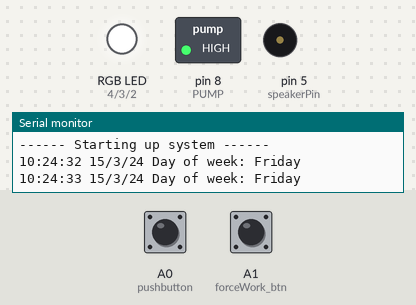
A sketch run on a simulated Arduino Uno, built with avr-gcc and run on an emulated ATmega328P. Shown: switched loads named in the sketch (green lamp = pin HIGH), an RGB LED mixed from three pins (HIGH = lit), buzzer (waves = sounding), the last lines printed to the serial monitor. Wiring (inferred from the names in the program): DS3231 clock at I2C address 0x68. Inputs (shaded band) come from the test bench; at power-on: A1 (forceWork_btn) HIGH, A0 (pushbutton) HIGH. The local clock reads 2024-03-15 10:24:30 at power-on unless the sketch sets it.

Above: at 4.0 s.
4.1 s: A1 (forceWork_btn) pulled LOW for 1.4 s
At 6.5 s:
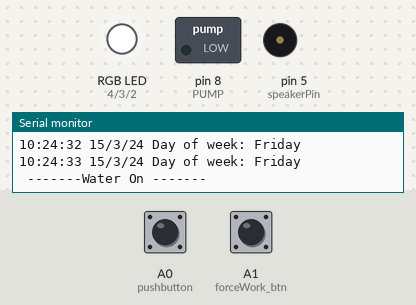
12.7 s: A1 (forceWork_btn) pulled LOW for 3.2 s
At 18.8 s:
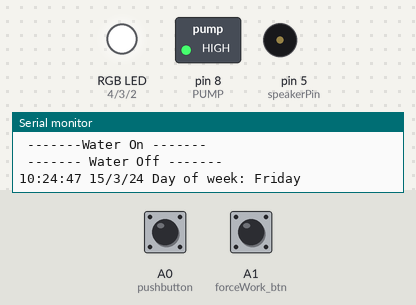
Timing chart, 0 to 20.3 s (numbered marks = the images above; inputs shaded):
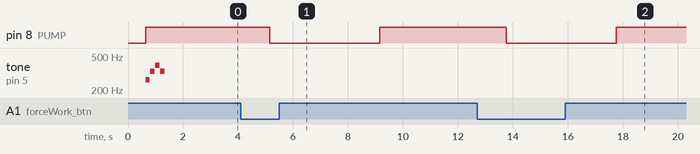

Measured:
- after the input at 4.1 s, pin 8 (PUMP): HIGH → LOW after 1.1 s, → HIGH 4.0 s later
- after the input at 12.7 s, pin 8 (PUMP): HIGH → LOW after 1.1 s, → HIGH 4.0 s later

The sketch:

main.ino
```cpp
#include <Wire.h>
#include <DHT.h>
#include <EEPROM.h>
#include <Adafruit_Sensor.h>

int pushbutton = A0;
int forceWork_btn = A1;
int speakerPin = 5;

//  Main Led Infdi
int red_light_pin= 4;
int green_light_pin = 3;
int blue_light_pin = 2;

//  Methods extern from other classes
extern void checkTemperature();
extern void initDHT();
extern void initPump();
extern void forcePump();
extern void RGB_color();
extern void initTimer();
extern void getTimer();
extern void StartEnconderSond();
extern void onSong();

long baseDELAY = 150;
long dhtDELAY = 10000;
String CONTROL_PUMP;
long current_DHT_DELAY = 0;

//  Mode vars
int mode = 0;
int stage01 = 0;
int stage02 = 1;
int stage03 = 2;

void setup() {
  Serial.begin(9600); //  Serial Communication is starting with 9600 of baudrate speed

  Serial.println("------ Garden Sprinkler");
  Serial.println("------ By Kaua Vitorio");
  Serial.println("------ Github: https://github.com/Kauavitorio");
  Serial.println("------ DHT11 Humidity & temperature Sensor");
  Serial.println("------ Relé 1 Canal 5v");
  Serial.println("------ Starting up system ------\n\n");

  initDHT();
  initPump();
  initTimer();
  StartEnconderSond();

  pinMode(pushbutton, INPUT_PULLUP); // sets the mode change button pin
  pinMode(forceWork_btn, INPUT_PULLUP); // sets the pin of the push button to irrigate
  pinMode(red_light_pin, OUTPUT);
  pinMode(green_light_pin, OUTPUT);
  pinMode(blue_light_pin, OUTPUT);

  mode = EEPROM.read("modeTAG_Log");

  RGB_color(255, 255, 255); // White
  onSong();

  delay(1500);

  checkMode();

}

void loop() {

  if (digitalRead(pushbutton) == LOW) // If the mode button is pressed
  {
    if(mode == stage01){
      mode = stage02;
    }else if(mode == stage02){
      mode = stage03;
    }else if(mode == stage03){
      mode = stage01;
    }
    Serial.println("------ Change Mode ------");

    EEPROM.write("modeTAG_Log", mode);
    checkMode();

    beep(speakerPin, 880, 100);
    delay(50);
  }

  if (digitalRead(forceWork_btn) == LOW) // If the force pump button is pressed
  {
    forcePump();
  }

  if(current_DHT_DELAY >= dhtDELAY){
    current_DHT_DELAY = 0;
    checkTemperature();
  }else current_DHT_DELAY = current_DHT_DELAY + (5 + baseDELAY);

    getTimer();

   // Wait a few seconds between measurements:
   delay(baseDELAY);

}

void checkMode(){
  if(mode == stage01){
    RGB_color(0, 255, 0); // Green
  }else if(mode == stage02){
    RGB_color(0, 0, 255); // Blue
  }else if(mode == stage03){
    RGB_color(255, 0, 0); // Red
  }
}
```

DHT_Sensor.ino
```cpp
// Set DHT pin:
#define DHTPIN A3

// Set DHT type, uncomment whatever type you're using!
#define DHTTYPE DHT11   // DHT 11

// Initialize DHT sensor for normal 16mhz Arduino:
DHT dht = DHT(DHTPIN, DHTTYPE);

void initDHT(){
  // Setup sensor:
  dht.begin();
}

void checkTemperature(){
  // Sensor readings may also be up to 2 seconds 'old' (its a very slow sensor)
  // Read the humidity in %:
  float h = dht.readHumidity();
  // Read the temperature as Celsius:
  float t = dht.readTemperature();
  // Read the temperature as Fahrenheit:
  float f = dht.readTemperature(true);
  // Check if any reads failed and exit early (to try again):
  if (isnan(h) || isnan(t) || isnan(f)) {
    Serial.println("Failed to read from DHT sensor!");
    return;
  }
  // Compute heat index in Fahrenheit (default):
  float hif = dht.computeHeatIndex(f, h);
  // Compute heat index in Celsius:
  float hic = dht.computeHeatIndex(t, h, false);
  Serial.print("Humidity: ");
  Serial.print(h);
  Serial.print(" % ");
  Serial.print("Temperature: ");
  Serial.print(t);
  Serial.print(" \xC2\xB0");
  Serial.print("C | ");
  Serial.print(f);
  Serial.print(" \xC2\xB0");
  Serial.print("F ");
  Serial.print("Heat index: ");
  Serial.print(hic);
  Serial.print(" \xC2\xB0");
  Serial.print("C | ");
  Serial.print(hif);
  Serial.print(" \xC2\xB0");
  Serial.println("F");
}
```

Pump.ino
```cpp
#define PUMP 8
#define WaterLevelSensor A2


void initPump(){
  pinMode(PUMP, OUTPUT);

  digitalWrite(PUMP, LOW);
  delay(500);
  digitalWrite(PUMP, HIGH);
}

void forcePump(){
  Serial.println(" -------Water On ------- ");
  digitalWrite(PUMP, LOW);
  delay(4000);
  digitalWrite(PUMP, HIGH);
  Serial.println(" ------- Water Off ------- ");
}
```

RGB_Light.ino
```cpp
void RGB_color(int red_light_value, int green_light_value, int blue_light_value)
 {
  analogWrite(red_light_pin, red_light_value);
  analogWrite(green_light_pin, green_light_value);
  analogWrite(blue_light_pin, blue_light_value);
}
```

buzzer.ino
```cpp
// (licence header left out)
#define NOTE_B0  31
#define NOTE_C1  33
#define NOTE_CS1 35
#define NOTE_D1  37
#define NOTE_DS1 39
#define NOTE_E1  41
#define NOTE_F1  44
#define NOTE_FS1 46
#define NOTE_G1  49
#define NOTE_GS1 52
#define NOTE_A1  55
#define NOTE_AS1 58
#define NOTE_B1  62
#define NOTE_C2  65
#define NOTE_CS2 69
#define NOTE_D2  73
#define NOTE_DS2 78
#define NOTE_E2  82
#define NOTE_F2  87
#define NOTE_FS2 93
#define NOTE_G2  98
#define NOTE_GS2 104
#define NOTE_A2  110
#define NOTE_AS2 117
#define NOTE_B2  123
#define NOTE_C3  131
#define NOTE_CS3 139
#define NOTE_D3  147
#define NOTE_DS3 156
#define NOTE_E3  165
#define NOTE_F3  175
#define NOTE_FS3 185
#define NOTE_G3  196
#define NOTE_GS3 208
#define NOTE_A3  220
#define NOTE_AS3 233
#define NOTE_B3  247
#define NOTE_C4  262
#define NOTE_CS4 277
#define NOTE_D4  294
#define NOTE_DS4 311
#define NOTE_E4  330
#define NOTE_F4  349
#define NOTE_FS4 370
#define NOTE_G4  392
#define NOTE_GS4 415
#define NOTE_A4  440
#define NOTE_AS4 466
#define NOTE_B4  494
#define NOTE_C5  523
#define NOTE_CS5 554
#define NOTE_D5  587
#define NOTE_DS5 622
#define NOTE_E5  659
#define NOTE_F5  698
#define NOTE_FS5 740
#define NOTE_G5  784
#define NOTE_GS5 831
#define NOTE_A5  880
#define NOTE_AS5 932
#define NOTE_B5  988
#define NOTE_C6  1047
#define NOTE_CS6 1109
#define NOTE_D6  1175
#define NOTE_DS6 1245
#define NOTE_E6  1319
#define NOTE_F6  1397
#define NOTE_FS6 1480
#define NOTE_G6  1568
#define NOTE_GS6 1661
#define NOTE_A6  1760
#define NOTE_AS6 1865
#define NOTE_B6  1976
#define NOTE_C7  2093
#define NOTE_CS7 2217
#define NOTE_D7  2349
#define NOTE_DS7 2489
#define NOTE_E7  2637
#define NOTE_F7  2794
#define NOTE_FS7 2960
#define NOTE_G7  3136
#define NOTE_GS7 3322
#define NOTE_A7  3520
#define NOTE_AS7 3729
#define NOTE_B7  3951
#define NOTE_C8  4186
#define NOTE_CS8 4435
#define NOTE_D8  4699
#define NOTE_DS8 4978
#define REST 0


void beep();
void song();

extern int speakerPin;

// change this to make the song slower or faster
int tempo = 340;
int melody[] = {


  // Hedwig's theme fromn the Harry Potter Movies
  // Socre from https://musescore.com/user/3811306/scores/4906610

    NOTE_C4,4, NOTE_E4,4, NOTE_G4,4, NOTE_E4,4

};


// sizeof gives the number of bytes, each int value is composed of two bytes (16 bits)
// there are two values per note (pitch and duration), so for each note there are four bytes
int notes = sizeof(melody) / sizeof(melody[0]) / 2;

// this calculates the duration of a whole note in ms (60s/tempo)*4 beats
int wholenote = (60000 * 4) / tempo;

int divider = 0, noteDuration = 0;


void StartEnconderSond(){
  pinMode(speakerPin, OUTPUT);
}


void beep (unsigned char speakerPin, int frequencyInHertz, long timeInMilliseconds)  //code for working out the rate at which each note plays and the frequency.
{
  int x;
  long delayAmount = (long)(1000000/frequencyInHertz);
  long loopTime = (long)((timeInMilliseconds*1000)/(delayAmount*2));
  for (x=0;x<loopTime;x++)
  {
    digitalWrite(speakerPin,HIGH);
    delayMicroseconds(delayAmount);
    digitalWrite(speakerPin,LOW);
    delayMicroseconds(delayAmount);
  }
  delay(20);
}


void onSong()  //here is where all the notes for the song are played.
{
  // iterate over the notes of the melody.
  // Remember, the array is twice the number of notes (notes + durations)
  for (int thisNote = 0; thisNote < notes * 2; thisNote = thisNote + 2) {

    // calculates the duration of each note
    divider = melody[thisNote + 1];
    if (divider > 0) {
      // regular note, just proceed
      noteDuration = (wholenote) / divider;
    } else if (divider < 0) {
      // dotted notes are represented with negative durations!!
      noteDuration = (wholenote) / abs(divider);
      noteDuration *= 1.2; // increases the duration in half for dotted notes
    }

    // we only play the note for 90% of the duration, leaving 10% as a pause
    tone(speakerPin, melody[thisNote], noteDuration*0.9);

    // Wait for the specief duration before playing the next note.
    delay(noteDuration);

    // stop the waveform generation before the next note.
    noTone(speakerPin);
  }
}
```

timer.ino
```cpp
#include "Wire.h"
#define DS3231_I2C_ADDRESS 0x68
// Convert normal decimal numbers to binary coded decimal
byte decToBcd(byte val){
  return( (val/10*16) + (val%10) );
}
// Convert binary coded decimal to normal decimal numbers
byte bcdToDec(byte val){
  return( (val/16*10) + (val%16) );
}

extern int mode;
extern int stage01;
extern int stage02;
extern int stage03;
extern void forcePump();
extern String CONTROL_PUMP;

char timeMode1[10] = "06:30";
char timeMode2[10] = "12:00";
char timeMode3[10] = "21:00";

void initTimer(){
    Wire.begin();
  // set the initial time here:
  // DS3231 seconds, minutes, hours, day, date, month, year
  //setDS3231time(30,8,15,4,4,12,21);
}

void getTimer(){
  displayTime(); // display the real-time clock data on the Serial Monitor,
  delay(1000); // every second
}

void setDS3231time(byte second, byte minute, byte hour, byte dayOfWeek, byte
dayOfMonth, byte month, byte year){
  // sets time and date data to DS3231
  Wire.beginTransmission(DS3231_I2C_ADDRESS);
  Wire.write(0); // set next input to start at the seconds register
  Wire.write(decToBcd(second)); // set seconds
  Wire.write(decToBcd(minute)); // set minutes
  Wire.write(decToBcd(hour)); // set hours
  Wire.write(decToBcd(dayOfWeek)); // set day of week (1=Sunday, 7=Saturday)
  Wire.write(decToBcd(dayOfMonth)); // set date (1 to 31)
  Wire.write(decToBcd(month)); // set month
  Wire.write(decToBcd(year)); // set year (0 to 99)
  Wire.endTransmission();
}
void readDS3231time(byte *second,
byte *minute,
byte *hour,
byte *dayOfWeek,
byte *dayOfMonth,
byte *month,
byte *year){
  Wire.beginTransmission(DS3231_I2C_ADDRESS);
  Wire.write(0); // set DS3231 register pointer to 00h
  Wire.endTransmission();
  Wire.requestFrom(DS3231_I2C_ADDRESS, 7);
  // request seven bytes of data from DS3231 starting from register 00h
  *second = bcdToDec(Wire.read() & 0x7f);
  *minute = bcdToDec(Wire.read());
  *hour = bcdToDec(Wire.read() & 0x3f);
  *dayOfWeek = bcdToDec(Wire.read());
  *dayOfMonth = bcdToDec(Wire.read());
  *month = bcdToDec(Wire.read());
  *year = bcdToDec(Wire.read());
}
void displayTime(){
  byte second, minute, hour, dayOfWeek, dayOfMonth, month, year;
  // retrieve data from DS3231
  readDS3231time(&second, &minute, &hour, &dayOfWeek, &dayOfMonth, &month,
  &year);
  // send it to the serial monitor
  /*Serial.print(hour, DEC);
  // convert the byte variable to a decimal number when displayed
  Serial.print(":");
  if (minute<10){
    Serial.print("0");
  }
  Serial.print(minute, DEC);
  Serial.print(":");
  if (second<10){
    Serial.print("0");
  }
  Serial.print(second, DEC);*/

  char currentMinute[10];
  if(minute < 10) sprintf(currentMinute, "%d0", minute);
  else sprintf(currentMinute, "%d", minute);
  char currentTime[10];
  sprintf(currentTime, "%d:%s", hour, currentMinute);
  Serial.print(currentTime);

  String finalTIme = String(currentTime);
  if(CONTROL_PUMP != finalTIme){
    CONTROL_PUMP = finalTIme;
    if(mode == stage01 && finalTIme == timeMode1) forcePump();
    else if(mode == stage02 && finalTIme == timeMode2) forcePump();
    else if(mode == stage03 && finalTIme == timeMode3) forcePump();
  }


  Serial.print(":");
  Serial.print(second);
  Serial.print(" ");
  Serial.print(dayOfMonth, DEC);
  Serial.print("/");
  Serial.print(month, DEC);
  Serial.print("/");
  Serial.print(year, DEC);
  Serial.print(" Day of week: ");
  switch(dayOfWeek){
  case 1:
    Serial.println("Sunday");
    break;
  case 2:
    Serial.println("Monday");
    break;
  case 3:
    Serial.println("Tuesday");
    break;
  case 4:
    Serial.println("Wednesday");
    break;
  case 5:
    Serial.println("Thursday");
    break;
  case 6:
    Serial.println("Friday");
    break;
  case 7:
    Serial.println("Saturday");
    break;
  }
}
```
